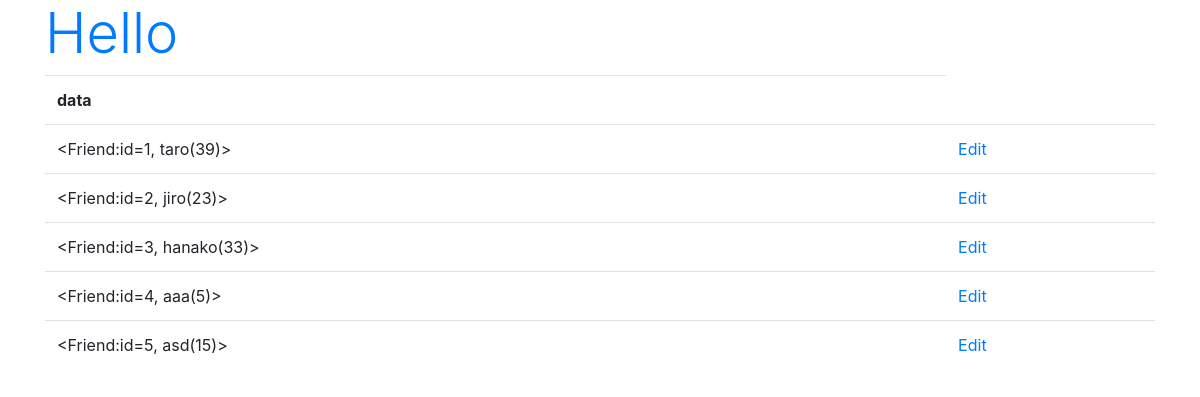
/hello/, run on an earlier commit of the app's database.
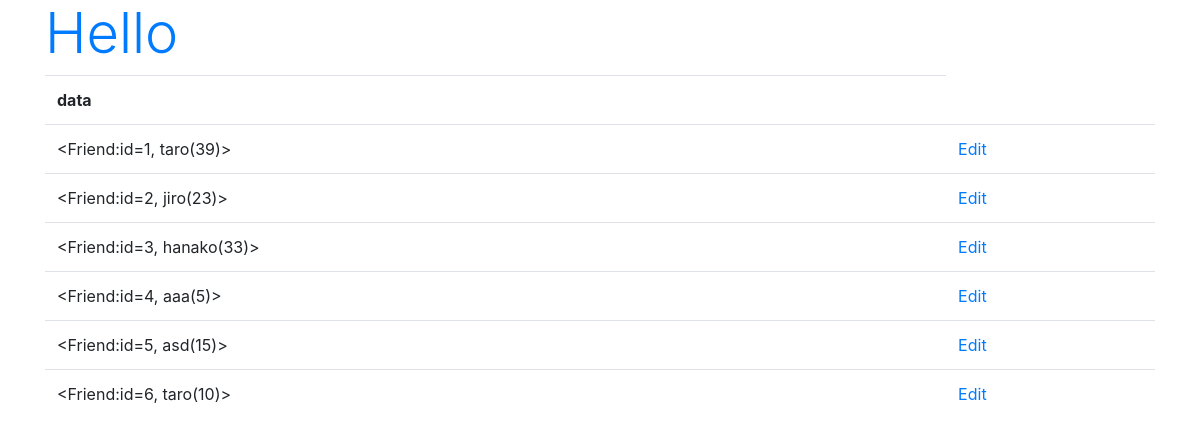
And on a later commit of the database.
### hello/models.py (models this page shows)
class Friend(models.Model):
    name = models.CharField(max_length=100)
    mail = models.EmailField(max_length=200)
    gender = models.BooleanField()
    age = models.IntegerField(default=0)
    birthday = models.DateField()
    def __str__(self):
        return '<Friend:id=' + str(self.id) + ', ' + \
            self.name + '(' + str(self.age) + ')>'

### hello/views.py (the view)
# urls.py: path('', views.index, name='index'),
def index(request):
    data = Friend.objects.all()
    params = {
        'title':'Hello',
        'data': data,
    }
    return render(request, 'hello/index.html', params)

### hello/templates/hello/index.html (shortened to what this page needs)
{% load static %}
<!doctype html>
<html lang="ja">
<head>
    <link rel="stylesheet"
    href="https://stackpath.bootstrapcdn.com/bootstrap/4.3.1/css/bootstrap.min.css"
>
</head>
<body class="container">
    <h1 class="display-4 text-primary">
        {{title}}</h1>
    <table class="table">
        <tr>
            <th>data</th>
        </tr>
    {% for item in data %}
        <tr>
            <td>{{item}}</td>
            <td><a href="{% url 'edit' item.id %}">Edit</a></td>
        </tr>
    {% endfor %}
    </table>
</body>
</html>

What changed in the data, as far as the page shows it:
added Friend: id+name+age "<Friend:id=6, taro(10)>"
